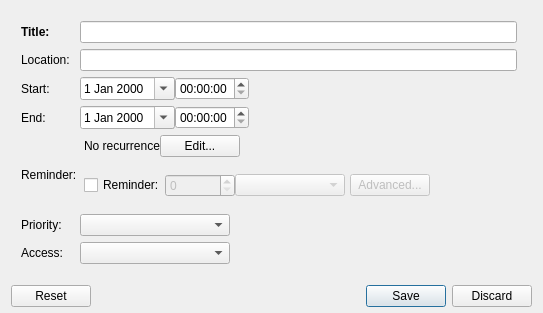
<?xml version="1.0" encoding="UTF-8"?>
<ui version="4.0">
 <class>CalendarEntryEdit</class>
 <widget class="QDialog" name="CalendarEntryEdit">
  <property name="geometry">
   <rect>
    <x>0</x>
    <y>0</y>
    <width>543</width>
    <height>313</height>
   </rect>
  </property>
  <property name="windowTitle">
   <string notr="true">New calendar entry</string>
  </property>
  <property name="windowIcon">
   <iconset resource="resource.qrc">
    <normaloff>:/view-calendar</normaloff>:/view-calendar</iconset>
  </property>
  <layout class="QVBoxLayout" name="verticalLayout">
   <property name="bottomMargin">
    <number>6</number>
   </property>
   <item>
    <layout class="QFormLayout" name="formLayout">
     <property name="fieldGrowthPolicy">
      <enum>QFormLayout::ExpandingFieldsGrow</enum>
     </property>
     <property name="horizontalSpacing">
      <number>3</number>
     </property>
     <property name="verticalSpacing">
      <number>6</number>
     </property>
     <property name="leftMargin">
      <number>10</number>
     </property>
     <property name="topMargin">
      <number>10</number>
     </property>
     <property name="rightMargin">
      <number>15</number>
     </property>
     <property name="bottomMargin">
      <number>15</number>
     </property>
     <item row="0" column="0">
      <widget class="QLabel" name="label">
       <property name="font">
        <font>
         <weight>75</weight>
         <bold>true</bold>
        </font>
       </property>
       <property name="text">
        <string>Title:</string>
       </property>
       <property name="buddy">
        <cstring>titleLine</cstring>
       </property>
      </widget>
     </item>
     <item row="0" column="1">
      <widget class="QLineEdit" name="titleLine"/>
     </item>
     <item row="1" column="0">
      <widget class="QLabel" name="label_2">
       <property name="text">
        <string>Location:</string>
       </property>
       <property name="buddy">
        <cstring>locationLine</cstring>
       </property>
      </widget>
     </item>
     <item row="1" column="1">
      <widget class="QLineEdit" name="locationLine"/>
     </item>
     <item row="2" column="0">
      <widget class="QLabel" name="label_3">
       <property name="text">
        <string>Start:</string>
       </property>
       <property name="buddy">
        <cstring>startDate</cstring>
       </property>
      </widget>
     </item>
     <item row="2" column="1">
      <layout class="QHBoxLayout" name="horizontalLayout_5">
       <item>
        <widget class="QDateEdit" name="startDate">
         <property name="calendarPopup">
          <bool>true</bool>
         </property>
        </widget>
       </item>
       <item>
        <widget class="QTimeEdit" name="startTime"/>
       </item>
      </layout>
     </item>
     <item row="3" column="0">
      <widget class="QLabel" name="label_4">
       <property name="text">
        <string>End:</string>
       </property>
       <property name="buddy">
        <cstring>endDate</cstring>
       </property>
      </widget>
     </item>
     <item row="3" column="1">
      <layout class="QHBoxLayout" name="horizontalLayout_6">
       <item>
        <widget class="QDateEdit" name="endDate">
         <property name="calendarPopup">
          <bool>true</bool>
         </property>
        </widget>
       </item>
       <item>
        <widget class="QTimeEdit" name="endTime"/>
       </item>
      </layout>
     </item>
     <item row="4" column="1">
      <layout class="QHBoxLayout" name="horizontalLayout_4">
       <property name="leftMargin">
        <number>4</number>
       </property>
       <item>
        <widget class="QLabel" name="recurrenceLabel">
         <property name="text">
          <string>No recurrence</string>
         </property>
         <property name="buddy">
          <cstring>recurrenceButton</cstring>
         </property>
        </widget>
       </item>
       <item>
        <widget class="QPushButton" name="recurrenceButton">
         <property name="text">
          <string>Edit...</string>
         </property>
        </widget>
       </item>
      </layout>
     </item>
     <item row="5" column="0">
      <widget class="QLabel" name="label_6">
       <property name="text">
        <string>Reminder:</string>
       </property>
       <property name="buddy">
        <cstring>reminderCheckBox</cstring>
       </property>
      </widget>
     </item>
     <item row="5" column="1">
      <layout class="QHBoxLayout" name="horizontalLayout_3">
       <property name="leftMargin">
        <number>4</number>
       </property>
       <item>
        <widget class="QCheckBox" name="reminderCheckBox">
         <property name="text">
          <string>Reminder:</string>
         </property>
        </widget>
       </item>
       <item>
        <widget class="QStackedWidget" name="reminderStack">
         <property name="currentIndex">
          <number>0</number>
         </property>
         <widget class="QWidget" name="basicReminderWidget">
          <layout class="QHBoxLayout" name="horizontalLayout">
           <property name="spacing">
            <number>0</number>
           </property>
           <property name="leftMargin">
            <number>0</number>
           </property>
           <property name="topMargin">
            <number>0</number>
           </property>
           <property name="rightMargin">
            <number>5</number>
           </property>
           <property name="bottomMargin">
            <number>0</number>
           </property>
           <item>
            <widget class="QSpinBox" name="reminderTimeBox">
             <property name="enabled">
              <bool>false</bool>
             </property>
             <property name="minimumSize">
              <size>
               <width>70</width>
               <height>0</height>
              </size>
             </property>
             <property name="maximum">
              <number>500</number>
             </property>
            </widget>
           </item>
           <item>
            <widget class="QComboBox" name="reminderUnitBox">
             <property name="enabled">
              <bool>false</bool>
             </property>
             <property name="minimumSize">
              <size>
               <width>110</width>
               <height>0</height>
              </size>
             </property>
            </widget>
           </item>
          </layout>
         </widget>
         <widget class="QWidget" name="advancedReminderWidget">
          <layout class="QHBoxLayout" name="horizontalLayout_2">
           <property name="spacing">
            <number>0</number>
           </property>
           <property name="leftMargin">
            <number>0</number>
           </property>
           <property name="topMargin">
            <number>0</number>
           </property>
           <property name="rightMargin">
            <number>5</number>
           </property>
           <property name="bottomMargin">
            <number>0</number>
           </property>
           <item>
            <widget class="QDateTimeEdit" name="reminderDateTime">
             <property name="enabled">
              <bool>false</bool>
             </property>
            </widget>
           </item>
          </layout>
         </widget>
        </widget>
       </item>
       <item>
        <widget class="QPushButton" name="reminderAdvancedButton">
         <property name="enabled">
          <bool>false</bool>
         </property>
         <property name="text">
          <string>Advanced...</string>
         </property>
         <property name="checkable">
          <bool>true</bool>
         </property>
        </widget>
       </item>
       <item>
        <spacer name="horizontalSpacer">
         <property name="orientation">
          <enum>Qt::Horizontal</enum>
         </property>
         <property name="sizeHint" stdset="0">
          <size>
           <width>40</width>
           <height>20</height>
          </size>
         </property>
        </spacer>
       </item>
      </layout>
     </item>
     <item row="6" column="0">
      <widget class="QLabel" name="label_7">
       <property name="text">
        <string>Priority:</string>
       </property>
       <property name="buddy">
        <cstring>priorityBox</cstring>
       </property>
      </widget>
     </item>
     <item row="6" column="1">
      <widget class="QComboBox" name="priorityBox">
       <property name="minimumSize">
        <size>
         <width>150</width>
         <height>0</height>
        </size>
       </property>
      </widget>
     </item>
     <item row="7" column="0">
      <widget class="QLabel" name="label_8">
       <property name="text">
        <string>Access:</string>
       </property>
       <property name="buddy">
        <cstring>accessBox</cstring>
       </property>
      </widget>
     </item>
     <item row="7" column="1">
      <widget class="QComboBox" name="accessBox">
       <property name="minimumSize">
        <size>
         <width>150</width>
         <height>0</height>
        </size>
       </property>
      </widget>
     </item>
    </layout>
   </item>
   <item>
    <widget class="QDialogButtonBox" name="buttonBox">
     <property name="orientation">
      <enum>Qt::Horizontal</enum>
     </property>
     <property name="standardButtons">
      <set>QDialogButtonBox::Discard|QDialogButtonBox::Reset|QDialogButtonBox::Save</set>
     </property>
    </widget>
   </item>
  </layout>
 </widget>
 <tabstops>
  <tabstop>titleLine</tabstop>
  <tabstop>locationLine</tabstop>
  <tabstop>startDate</tabstop>
  <tabstop>startTime</tabstop>
  <tabstop>endDate</tabstop>
  <tabstop>endTime</tabstop>
  <tabstop>recurrenceButton</tabstop>
  <tabstop>reminderCheckBox</tabstop>
  <tabstop>reminderTimeBox</tabstop>
  <tabstop>reminderUnitBox</tabstop>
  <tabstop>reminderAdvancedButton</tabstop>
  <tabstop>priorityBox</tabstop>
  <tabstop>accessBox</tabstop>
  <tabstop>buttonBox</tabstop>
 </tabstops>
 <resources>
  <include location="resource.qrc"/>
 </resources>
 <connections>
  <connection>
   <sender>buttonBox</sender>
   <signal>accepted()</signal>
   <receiver>CalendarEntryEdit</receiver>
   <slot>accept()</slot>
   <hints>
    <hint type="sourcelabel">
     <x>222</x>
     <y>288</y>
    </hint>
    <hint type="destinationlabel">
     <x>157</x>
     <y>274</y>
    </hint>
   </hints>
  </connection>
  <connection>
   <sender>buttonBox</sender>
   <signal>rejected()</signal>
   <receiver>CalendarEntryEdit</receiver>
   <slot>reject()</slot>
   <hints>
    <hint type="sourcelabel">
     <x>290</x>
     <y>294</y>
    </hint>
    <hint type="destinationlabel">
     <x>286</x>
     <y>274</y>
    </hint>
   </hints>
  </connection>
  <connection>
   <sender>reminderCheckBox</sender>
   <signal>toggled(bool)</signal>
   <receiver>reminderTimeBox</receiver>
   <slot>setEnabled(bool)</slot>
   <hints>
    <hint type="sourcelabel">
     <x>120</x>
     <y>183</y>
    </hint>
    <hint type="destinationlabel">
     <x>193</x>
     <y>182</y>
    </hint>
   </hints>
  </connection>
  <connection>
   <sender>reminderCheckBox</sender>
   <signal>toggled(bool)</signal>
   <receiver>reminderUnitBox</receiver>
   <slot>setEnabled(bool)</slot>
   <hints>
    <hint type="sourcelabel">
     <x>165</x>
     <y>183</y>
    </hint>
    <hint type="destinationlabel">
     <x>355</x>
     <y>199</y>
    </hint>
   </hints>
  </connection>
  <connection>
   <sender>reminderCheckBox</sender>
   <signal>toggled(bool)</signal>
   <receiver>reminderAdvancedButton</receiver>
   <slot>setEnabled(bool)</slot>
   <hints>
    <hint type="sourcelabel">
     <x>131</x>
     <y>179</y>
    </hint>
    <hint type="destinationlabel">
     <x>427</x>
     <y>184</y>
    </hint>
   </hints>
  </connection>
  <connection>
   <sender>titleLine</sender>
   <signal>textEdited(QString)</signal>
   <receiver>CalendarEntryEdit</receiver>
   <slot>entryChanged()</slot>
   <hints>
    <hint type="sourcelabel">
     <x>131</x>
     <y>26</y>
    </hint>
    <hint type="destinationlabel">
     <x>18</x>
     <y>7</y>
    </hint>
   </hints>
  </connection>
  <connection>
   <sender>locationLine</sender>
   <signal>textEdited(QString)</signal>
   <receiver>CalendarEntryEdit</receiver>
   <slot>entryChanged()</slot>
   <hints>
    <hint type="sourcelabel">
     <x>187</x>
     <y>47</y>
    </hint>
    <hint type="destinationlabel">
     <x>7</x>
     <y>48</y>
    </hint>
   </hints>
  </connection>
  <connection>
   <sender>startDate</sender>
   <signal>dateTimeChanged(QDateTime)</signal>
   <receiver>CalendarEntryEdit</receiver>
   <slot>entryChanged()</slot>
   <hints>
    <hint type="sourcelabel">
     <x>105</x>
     <y>88</y>
    </hint>
    <hint type="destinationlabel">
     <x>32</x>
     <y>96</y>
    </hint>
   </hints>
  </connection>
  <connection>
   <sender>startTime</sender>
   <signal>dateTimeChanged(QDateTime)</signal>
   <receiver>CalendarEntryEdit</receiver>
   <slot>entryChanged()</slot>
   <hints>
    <hint type="sourcelabel">
     <x>208</x>
     <y>82</y>
    </hint>
    <hint type="destinationlabel">
     <x>326</x>
     <y>86</y>
    </hint>
   </hints>
  </connection>
  <connection>
   <sender>endDate</sender>
   <signal>dateTimeChanged(QDateTime)</signal>
   <receiver>CalendarEntryEdit</receiver>
   <slot>entryChanged()</slot>
   <hints>
    <hint type="sourcelabel">
     <x>103</x>
     <y>113</y>
    </hint>
    <hint type="destinationlabel">
     <x>48</x>
     <y>131</y>
    </hint>
   </hints>
  </connection>
  <connection>
   <sender>endTime</sender>
   <signal>dateTimeChanged(QDateTime)</signal>
   <receiver>CalendarEntryEdit</receiver>
   <slot>entryChanged()</slot>
   <hints>
    <hint type="sourcelabel">
     <x>251</x>
     <y>134</y>
    </hint>
    <hint type="destinationlabel">
     <x>369</x>
     <y>125</y>
    </hint>
   </hints>
  </connection>
  <connection>
   <sender>reminderCheckBox</sender>
   <signal>clicked()</signal>
   <receiver>CalendarEntryEdit</receiver>
   <slot>entryChanged()</slot>
   <hints>
    <hint type="sourcelabel">
     <x>171</x>
     <y>198</y>
    </hint>
    <hint type="destinationlabel">
     <x>312</x>
     <y>138</y>
    </hint>
   </hints>
  </connection>
  <connection>
   <sender>priorityBox</sender>
   <signal>currentIndexChanged(int)</signal>
   <receiver>CalendarEntryEdit</receiver>
   <slot>entryChanged()</slot>
   <hints>
    <hint type="sourcelabel">
     <x>228</x>
     <y>231</y>
    </hint>
    <hint type="destinationlabel">
     <x>312</x>
     <y>208</y>
    </hint>
   </hints>
  </connection>
  <connection>
   <sender>accessBox</sender>
   <signal>currentIndexChanged(int)</signal>
   <receiver>CalendarEntryEdit</receiver>
   <slot>entryChanged()</slot>
   <hints>
    <hint type="sourcelabel">
     <x>228</x>
     <y>262</y>
    </hint>
    <hint type="destinationlabel">
     <x>398</x>
     <y>226</y>
    </hint>
   </hints>
  </connection>
  <connection>
   <sender>reminderTimeBox</sender>
   <signal>editingFinished()</signal>
   <receiver>CalendarEntryEdit</receiver>
   <slot>entryChanged()</slot>
   <hints>
    <hint type="sourcelabel">
     <x>245</x>
     <y>199</y>
    </hint>
    <hint type="destinationlabel">
     <x>491</x>
     <y>136</y>
    </hint>
   </hints>
  </connection>
  <connection>
   <sender>reminderUnitBox</sender>
   <signal>currentIndexChanged(int)</signal>
   <receiver>CalendarEntryEdit</receiver>
   <slot>entryChanged()</slot>
   <hints>
    <hint type="sourcelabel">
     <x>355</x>
     <y>199</y>
    </hint>
    <hint type="destinationlabel">
     <x>507</x>
     <y>163</y>
    </hint>
   </hints>
  </connection>
  <connection>
   <sender>reminderDateTime</sender>
   <signal>dateTimeChanged(QDateTime)</signal>
   <receiver>CalendarEntryEdit</receiver>
   <slot>entryChanged()</slot>
   <hints>
    <hint type="sourcelabel">
     <x>265</x>
     <y>187</y>
    </hint>
    <hint type="destinationlabel">
     <x>271</x>
     <y>156</y>
    </hint>
   </hints>
  </connection>
  <connection>
   <sender>reminderCheckBox</sender>
   <signal>toggled(bool)</signal>
   <receiver>reminderDateTime</receiver>
   <slot>setEnabled(bool)</slot>
   <hints>
    <hint type="sourcelabel">
     <x>139</x>
     <y>191</y>
    </hint>
    <hint type="destinationlabel">
     <x>228</x>
     <y>192</y>
    </hint>
   </hints>
  </connection>
  <connection>
   <sender>reminderAdvancedButton</sender>
   <signal>toggled(bool)</signal>
   <receiver>CalendarEntryEdit</receiver>
   <slot>setAdvancedReminder(bool)</slot>
   <hints>
    <hint type="sourcelabel">
     <x>407</x>
     <y>191</y>
    </hint>
    <hint type="destinationlabel">
     <x>447</x>
     <y>147</y>
    </hint>
   </hints>
  </connection>
 </connections>
 <slots>
  <slot>entryChanged()</slot>
  <slot>setAdvancedReminder(bool)</slot>
 </slots>
</ui>
